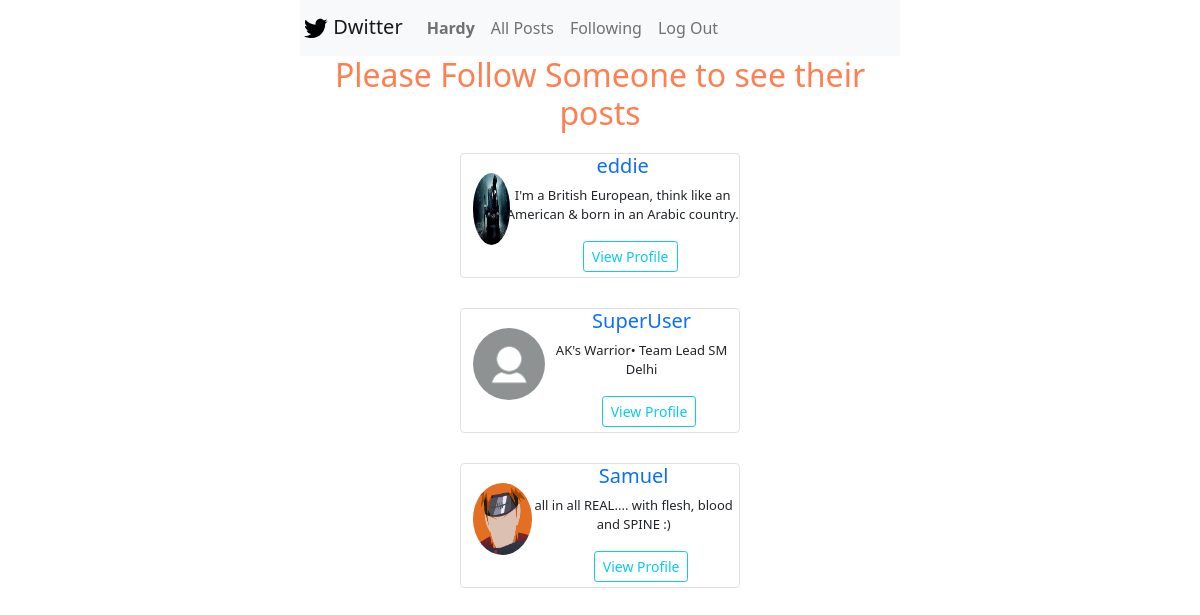
Screenshot of /posts_of_following (signed in) with the database file from the repository.
### network/models.py (models this page shows, shortened)
class User(AbstractUser):
    pass

class Profile(models.Model):
    user = models.OneToOneField(
        User, on_delete=models.CASCADE, related_name="user_profile"
    )
    profile_pic = models.ImageField(default="default.jpg", upload_to="profile_pics")
    background_img = models.ImageField(
        default="Default_background.jpg", upload_to="bg_img"
    )
    bio = models.TextField(null=False, default="")

### network/views.py (the view, shortened to what this page needs)
# urls.py: path("posts_of_following", views.posts_of_following, name="posts_of_following"),
def posts_of_following(request):
    my_following = follower_following.objects.filter(following=request.user)
    if not len(my_following):
        friend_suggestions = User.objects.exclude(username = request.user.username)
        return render(
            request,
            "network/index.html",
            {
                "friend_suggestions": friend_suggestions,
                "on_index_page": False,
            },
        )

### network/templates/network/index.html (shortened to what this page needs)
{% extends "network/layout.html" %}
{% block body %}
<div class="all-posts">
    {% for post in page.object_list %}
    {% with u_name=post.0.posted_by.username %}
    <div class="card">
        <div class="card-header">
            <a href='{{post.0.posted_by.pk}}'>
                <strong>{{u_name}}</strong>
            </a>
            {% if u_name == request.user.username %}
            <span class="float-right">
                <button type="button" class="btn btn-outline-info" data-bs-toggle="modal" data-bs-target="#postModal"
                    data-bs-post_owner="{{u_name}}" data-bs-post_no="{{post.0.pk}}"
                    data-bs-post="{{post.0.description}}">Edit</button>
            </span>
            {% endif %}
        </div>
        {% endwith %}
        <div class="card-body">
            <p id="post-{{post.0.pk}}">
                {{post.0.description}}
            </p>
            <!-- Like button functioning
                <form action="{% url 'like_post' %}" method="POST" onclick="submit()" style="height: 25px; width: 30px;">
                using the below one instead of the above one
                <form onsubmit="event.preventDefault()" method="POST" style="height: 25px; width: 30px;">
                    {% csrf_token %}
                    <input type="text" value="{{post.0.id}} " hidden name="this_post">
                    <input type="text" name="liked_or_not" value="{{like_text}}" hidden id="liked_or_not">
                    <div id="div">
                    </div>
                    <span id="likes_count">
                        <!-- Likes count
                        {{post.1}}
                    </span>
                </form>
            -->
            <div id="div" style="float: left; margin-right: 5px;">
                {% if post.0.pk in my_liked_posts %}
                <i id="i" onclick="like_dislike(event)" style="color: #e23b3b;" data-post_no="{{post.0.pk}}"
                    data-liked="true"></i>
                {% else %}
                {% if request.user.is_authenticated %}
                <i id="i" onclick="like_dislike(event)" style="color:#aaa;" data-post_no="{{post.0.pk}}"
                    data-liked="false"></i>
                {% else %}
                <i id="i" onclick="go_to_login_page()" style="color:#aaa;" data-post_no="{{post.0.pk}}"
                    data-liked="false"></i>
                {% endif %}
                {% endif %}
                <p id="likes_count" style="float: right; cursor: pointer; margin-left: 8px;">
                    {{post.1}}
                </p>
            </div>
        </div>
        <div class="card-footer text-muted">
            {{post.0.posted_on}}
        </div>
    </div>
    {% empty %}
    {% if on_index_page %}
    <h2 class="text-center">No Post is shared yet</h2>
    {% else %}
    <h2 class="text-center" style="color:coral;">Please Follow Someone to see their posts</h2>
    {% for suggestion in friend_suggestions %}
    <div class="col-lg-6" style="margin: auto; margin-top: 10px; padding: 5px; padding: 10px;">
        <div class="d-flex flex-row border rounded">
            <div>
                <img src="{{suggestion.user_profile.profile_pic.url}}"
                    style="height: 80px;width: 80px; border-radius: 50%; margin-top: 15px;margin-left: 8px;"
                    class="img-thumbnail border-0">
            </div>
            <div style="margin: auto; text-align: center;">
                <h5 class="text-primary">{{suggestion.username}}</h5>
                <p style="font-size: small;">{{suggestion.user_profile.bio}}</p>
                <button type="button" onclick="location.href='/{{suggestion.pk}}'""
                    style="margin-bottom: 5px;margin-left: 15px;" class="btn btn-outline-info btn-sm"> View Profile
                </button>
            </div>
        </div>
    </div>
    {% endfor %}
    {% endif %}
    {% endfor %}
</div>
{% endblock %}

### network/templates/network/layout.html (shortened to what this page needs)
{% load static %}
<!DOCTYPE html>
<html lang="en">
    <head>
        <link rel="stylesheet"
            href="https://cdn.jsdelivr.net/npm/@fortawesome/fontawesome-free@5.15.3/css/fontawesome.min.css">
        <link href="https://cdn.jsdelivr.net/npm/bootstrap@5.0.0-beta3/dist/css/bootstrap.min.css" rel="stylesheet"
>
        <link href="{% static 'network/styles.css' %}" rel="stylesheet">
        <link rel="stylesheet"
            href="https://cdnjs.cloudflare.com/ajax/libs/font-awesome/4.7.0/css/font-awesome.min.css">
    </head>
    <body style="margin: auto;" class=" col-lg-6">
        <nav class="navbar navbar-expand-lg navbar-light bg-light">
            <a class="navbar-brand" style="padding-left: 3px;line-height: 15px;" href="{% url 'index' %}">
                Dwitter
            </a>
            <div class="navbar-nav nav-pills navbar-light bg-light" id="v-pills-tab" role="tablist" aria-orientation="vertical">
                {% if user.is_authenticated %}
                <a class="nav-link" id="v-pills-home-tab" data-toggle="pill" href="{% url 'profile'%}" role="tab"
                    aria-controls="v-pills-home" aria-selected="true"><strong>{{ request.user.username }}</strong></a>
                {% endif %}
                <a class="nav-link" id="v-pills-profile-tab" data-toggle="pill" href="{% url 'index' %}" role="tab"
                    aria-controls="v-pills-profile" aria-selected="false">All Posts</a>
                {% if request.user.is_authenticated %}
                <a class="nav-link" id="v-pills-home-tab" data-toggle="pill" href="{% url 'posts_of_following' %}"
                    role="tab" aria-controls="v-pills-home" aria-selected="false">Following</a>
                <a class="nav-link" id="v-pills-messages-tab" data-toggle="pill" href="{% url 'logout' %}" role="tab"
                    aria-controls="v-pills-messages" aria-selected="false">Log Out</a>
                {% endif %}
            </div>
        </nav>
        <div >
            {% block body %}
            {% endblock %}
        </div>
    </body>
</html>

### network/static/network/styles.css (style rules this page uses)
a { text-decoration: none; }

### rows the page displays
User: user.username "Hardy"
User: user_profile.profile_pic (picture), username "eddie", user_profile.bio "I'm a British European, think like an American & born in an Arabic country."
User: user_profile.profile_pic (placeholder picture), username "SuperUser", user_profile.bio "AK's Warrior• Team Lead SM Delhi"
User: user_profile.profile_pic (picture), username "Samuel", user_profile.bio "all in all REAL.... with flesh, blood and SPINE :)"
